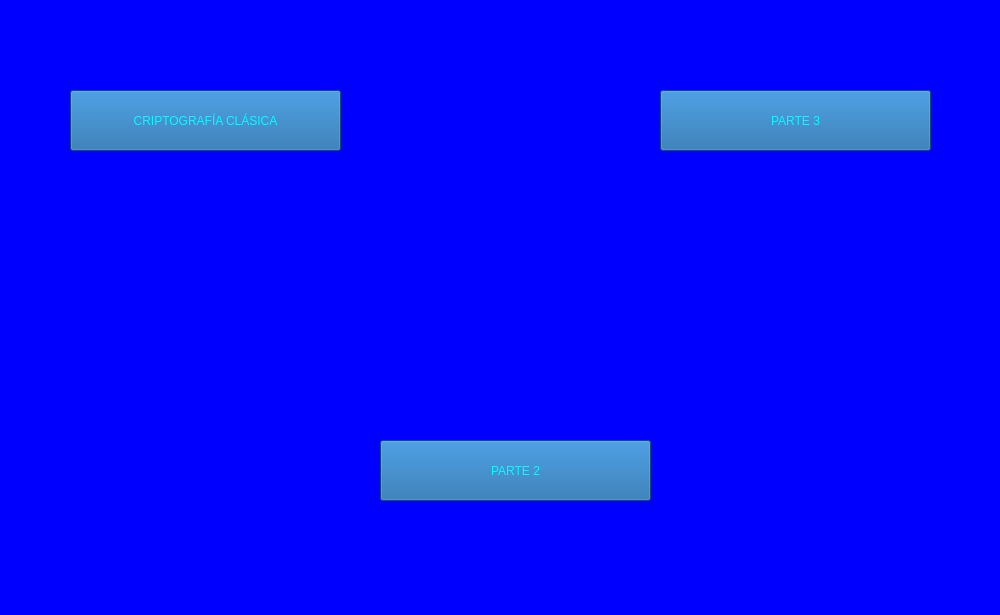
<?xml version="1.0" encoding="UTF-8"?>
<ui version="4.0">
 <class>MainWindow</class>
 <widget class="QMainWindow" name="MainWindow">
  <property name="enabled">
   <bool>true</bool>
  </property>
  <property name="geometry">
   <rect>
    <x>0</x>
    <y>0</y>
    <width>1000</width>
    <height>615</height>
   </rect>
  </property>
  <property name="sizePolicy">
   <sizepolicy hsizetype="Preferred" vsizetype="Preferred">
    <horstretch>0</horstretch>
    <verstretch>0</verstretch>
   </sizepolicy>
  </property>
  <property name="maximumSize">
   <size>
    <width>1000</width>
    <height>615</height>
   </size>
  </property>
  <property name="contextMenuPolicy">
   <enum>Qt::NoContextMenu</enum>
  </property>
  <property name="windowTitle">
   <string>Criptografia</string>
  </property>
  <property name="windowIcon">
   <iconset>
    <normaloff>icono.png</normaloff>icono.png</iconset>
  </property>
  <property name="toolTip">
   <string/>
  </property>
  <property name="styleSheet">
   <string notr="true">background-color: rgb(0, 0, 255);</string>
  </property>
  <property name="animated">
   <bool>true</bool>
  </property>
  <property name="documentMode">
   <bool>false</bool>
  </property>
  <property name="dockOptions">
   <set>QMainWindow::AllowTabbedDocks|QMainWindow::AnimatedDocks</set>
  </property>
  <property name="unifiedTitleAndToolBarOnMac">
   <bool>false</bool>
  </property>
  <widget class="QWidget" name="centralwidget">
   <widget class="QLabel" name="fondo">
    <property name="geometry">
     <rect>
      <x>0</x>
      <y>0</y>
      <width>1000</width>
      <height>615</height>
     </rect>
    </property>
    <property name="text">
     <string/>
    </property>
    <property name="pixmap">
     <pixmap>Imag1.jpg</pixmap>
    </property>
   </widget>
   <widget class="QPushButton" name="bCripClasica">
    <property name="geometry">
     <rect>
      <x>70</x>
      <y>90</y>
      <width>271</width>
      <height>61</height>
     </rect>
    </property>
    <property name="palette">
     <palette>
      <active>
       <colorrole role="WindowText">
        <brush brushstyle="SolidPattern">
         <color alpha="255">
          <red>0</red>
          <green>255</green>
          <blue>255</blue>
         </color>
        </brush>
       </colorrole>
       <colorrole role="Button">
        <brush brushstyle="SolidPattern">
         <color alpha="255">
          <red>21</red>
          <green>99</green>
          <blue>165</blue>
         </color>
        </brush>
       </colorrole>
       <colorrole role="Text">
        <brush brushstyle="SolidPattern">
         <color alpha="255">
          <red>0</red>
          <green>255</green>
          <blue>255</blue>
         </color>
        </brush>
       </colorrole>
       <colorrole role="ButtonText">
        <brush brushstyle="SolidPattern">
         <color alpha="255">
          <red>0</red>
          <green>255</green>
          <blue>255</blue>
         </color>
        </brush>
       </colorrole>
       <colorrole role="Base">
        <brush brushstyle="SolidPattern">
         <color alpha="255">
          <red>21</red>
          <green>99</green>
          <blue>165</blue>
         </color>
        </brush>
       </colorrole>
       <colorrole role="Window">
        <brush brushstyle="SolidPattern">
         <color alpha="255">
          <red>21</red>
          <green>99</green>
          <blue>165</blue>
         </color>
        </brush>
       </colorrole>
      </active>
      <inactive>
       <colorrole role="WindowText">
        <brush brushstyle="SolidPattern">
         <color alpha="255">
          <red>0</red>
          <green>255</green>
          <blue>255</blue>
         </color>
        </brush>
       </colorrole>
       <colorrole role="Button">
        <brush brushstyle="SolidPattern">
         <color alpha="255">
          <red>21</red>
          <green>99</green>
          <blue>165</blue>
         </color>
        </brush>
       </colorrole>
       <colorrole role="Text">
        <brush brushstyle="SolidPattern">
         <color alpha="255">
          <red>0</red>
          <green>255</green>
          <blue>255</blue>
         </color>
        </brush>
       </colorrole>
       <colorrole role="ButtonText">
        <brush brushstyle="SolidPattern">
         <color alpha="255">
          <red>0</red>
          <green>255</green>
          <blue>255</blue>
         </color>
        </brush>
       </colorrole>
       <colorrole role="Base">
        <brush brushstyle="SolidPattern">
         <color alpha="255">
          <red>21</red>
          <green>99</green>
          <blue>165</blue>
         </color>
        </brush>
       </colorrole>
       <colorrole role="Window">
        <brush brushstyle="SolidPattern">
         <color alpha="255">
          <red>21</red>
          <green>99</green>
          <blue>165</blue>
         </color>
        </brush>
       </colorrole>
      </inactive>
      <disabled>
       <colorrole role="WindowText">
        <brush brushstyle="SolidPattern">
         <color alpha="255">
          <red>0</red>
          <green>255</green>
          <blue>255</blue>
         </color>
        </brush>
       </colorrole>
       <colorrole role="Button">
        <brush brushstyle="SolidPattern">
         <color alpha="255">
          <red>21</red>
          <green>99</green>
          <blue>165</blue>
         </color>
        </brush>
       </colorrole>
       <colorrole role="Text">
        <brush brushstyle="SolidPattern">
         <color alpha="255">
          <red>0</red>
          <green>255</green>
          <blue>255</blue>
         </color>
        </brush>
       </colorrole>
       <colorrole role="ButtonText">
        <brush brushstyle="SolidPattern">
         <color alpha="255">
          <red>0</red>
          <green>255</green>
          <blue>255</blue>
         </color>
        </brush>
       </colorrole>
       <colorrole role="Base">
        <brush brushstyle="SolidPattern">
         <color alpha="255">
          <red>21</red>
          <green>99</green>
          <blue>165</blue>
         </color>
        </brush>
       </colorrole>
       <colorrole role="Window">
        <brush brushstyle="SolidPattern">
         <color alpha="255">
          <red>21</red>
          <green>99</green>
          <blue>165</blue>
         </color>
        </brush>
       </colorrole>
      </disabled>
     </palette>
    </property>
    <property name="styleSheet">
     <string notr="true">background-color: rgb(21, 99, 165);
color: #00ffff;
font: 14pt &quot;Berlin Sans FB&quot;;</string>
    </property>
    <property name="text">
     <string>CRIPTOGRAFÍA CLÁSICA</string>
    </property>
   </widget>
   <widget class="QPushButton" name="bParte3">
    <property name="geometry">
     <rect>
      <x>660</x>
      <y>90</y>
      <width>271</width>
      <height>61</height>
     </rect>
    </property>
    <property name="styleSheet">
     <string notr="true">background-color: rgb(21, 99, 165);
color: #00ffff;
font: 14pt &quot;Berlin Sans FB&quot;;</string>
    </property>
    <property name="text">
     <string>PARTE 3</string>
    </property>
   </widget>
   <widget class="QPushButton" name="boton3">
    <property name="geometry">
     <rect>
      <x>380</x>
      <y>440</y>
      <width>271</width>
      <height>61</height>
     </rect>
    </property>
    <property name="styleSheet">
     <string notr="true">background-color: rgb(21, 99, 165);
color: #00ffff;
font: 14pt &quot;Berlin Sans FB&quot;;</string>
    </property>
    <property name="text">
     <string>PARTE 2</string>
    </property>
   </widget>
  </widget>
 </widget>
 <resources/>
 <connections/>
</ui>
